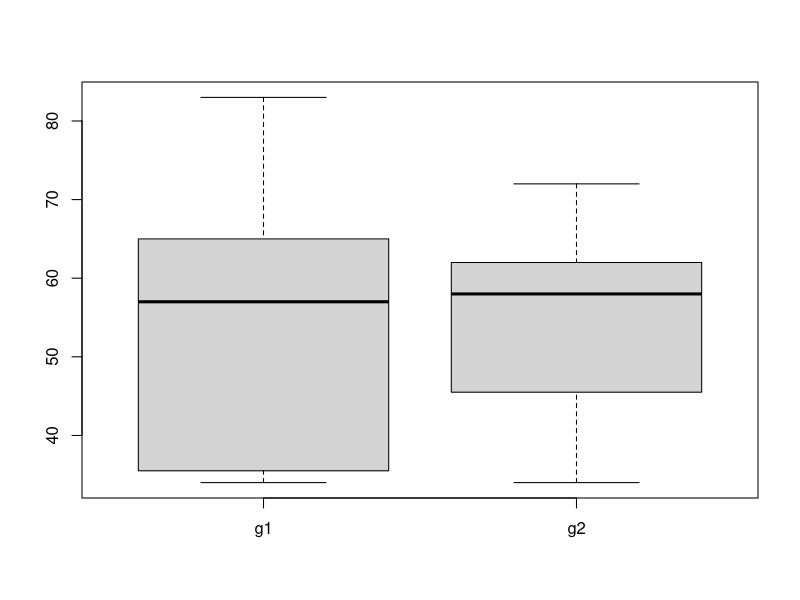

Here is the R script that generated this plot: (Note: this script raises an error after producing the figure.)
g1 = c(37, 34, 34, 64, 66, 83, 57)
g2 = c(66, 72, 46, 58, 58, 34, 45)

tab = data.frame(g1, g2)

boxplot(tab)

stacked = stack(tab)

wilcox.test(values-ind, data=stacked, exact=F)

